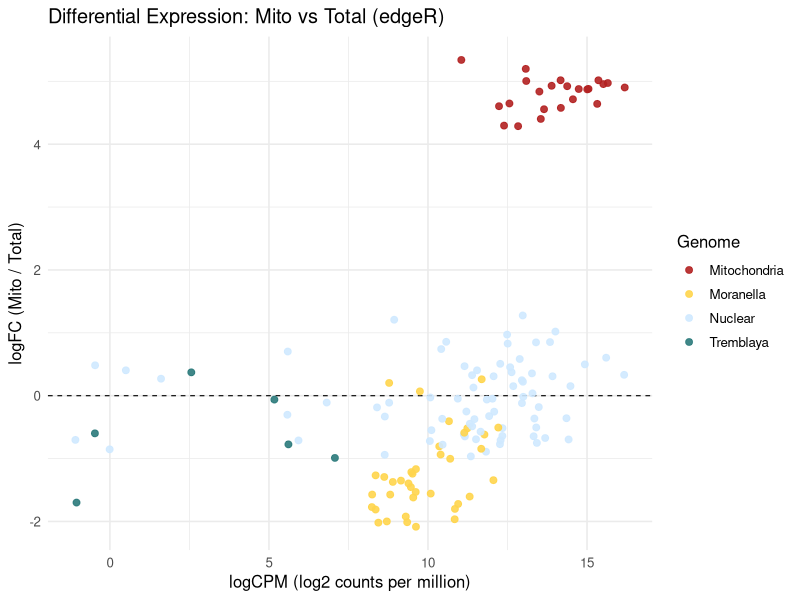

Here is the R script that generated this plot:
#EdgeR for differential abundance for tRNAs in the P. citri mitochondrial samples vs. the whole insect samples. 

  library(edgeR)
  library(dplyr)
  library(ggplot2)

setwd("/Users/home/Documents/Mealybug_tRNA/Mitochondrial_tRNAs/Manuscript/Combined_Parsing")

# File: 75_strandcountmatrix_justTCME.txt
dat_raw <- read.delim("75_strandcountmatrix_justTCME.txt", check.names = FALSE)

# Keep the Library names as rownames and drop the column
stopifnot(colnames(dat_raw)[1] == "Library")
rownames(dat_raw) <- dat_raw$Library
dat_raw <- dat_raw[ , -1, drop = FALSE]
# rounded nearest integer (common, safe for small fractions).

count_mat <- round(as.matrix(dat_raw))

# Define groups from rownames: Mito_* vs Total_*
sample_names <- rownames(count_mat)
group <- ifelse(grepl("^Mito_", sample_names, ignore.case = FALSE), "Mito", "Total")
group <- factor(group, levels = c("Total", "Mito"))  # set reference level = Total

# DGEList, filtering, normalization

y <- DGEList(counts = t(count_mat))  # transpose so genes are rows, samples are columns
# Filter low-expression genes (edgeR recommended)
keep <- filterByExpr(y, group = group)
y <- y[keep, , keep.lib.sizes = FALSE]

# TMM normalization
y <- calcNormFactors(y, method = "TMM")


# Design, dispersion, fit, test

design <- model.matrix(~ group)
y <- estimateDisp(y, design = design)

fit <- glmQLFit(y, design = design)
qlf <- glmQLFTest(fit, coef = "groupMito")  # Mito vs Total

res <- topTags(qlf, n = Inf)$table
# res has: logFC (Mito vs Total), logCPM (base-2), F, PValue, FDR
res <- res %>% tibble::rownames_to_column(var = "Gene")

# Parse Genome from gene names (prefix before first "-")
res <- res %>%
  mutate(
    Genome = sub("^([^\\-]+)-.*$", "\\1", Gene),
  )

# cpm() returns CPM per sample; take mean across samples for each gene
cpm_all <- cpm(y, normalized.lib.sizes = TRUE)  # genes x samples
avg_cpm <- rowMeans(cpm_all)
res$avgCPM <- avg_cpm[match(res$Gene, rownames(cpm_all))]

# 6) Plot: logFC (y) vs expression (x), colored by Genome

p <- ggplot(res, aes(x = logCPM, y = logFC, color = Genome)) +
  geom_hline(yintercept = 0, linewidth = 0.4, linetype = "dashed") +
  geom_point(alpha = 0.9, size = 2) +
  labs(
    title = "Differential Expression: Mito vs Total (edgeR)",
    x = "logCPM (log2 counts per million)",
    y = "logFC (Mito / Total)",
    color = "Genome"
  ) +
  theme_minimal(base_size = 12)
p <- p + scale_color_manual(values = c(
  Mitochondria = "#B22222",
  Moranella    = "#FFD54D",
  Nuclear      = "#cfe8ff",  # very light blue
  Tremblaya    = "#2C7A7B"
))


print(p)
